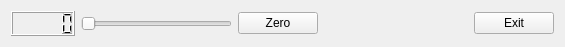
<?xml version="1.0" encoding="UTF-8"?>
<ui version="4.0">
 <class>Form</class>
 <widget class="QWidget" name="Form">
  <property name="geometry">
   <rect>
    <x>0</x>
    <y>0</y>
    <width>565</width>
    <height>47</height>
   </rect>
  </property>
  <property name="windowTitle">
   <string>Form</string>
  </property>
  <layout class="QHBoxLayout" name="horizontalLayout_2">
   <item>
    <widget class="LCDBase3" name="lcdNumber"/>
   </item>
   <item>
    <widget class="QSlider" name="horizontalSlider">
     <property name="orientation">
      <enum>Qt::Horizontal</enum>
     </property>
    </widget>
   </item>
   <item>
    <widget class="QPushButton" name="pushButton">
     <property name="text">
      <string>Zero</string>
     </property>
    </widget>
   </item>
   <item>
    <spacer name="horizontalSpacer">
     <property name="orientation">
      <enum>Qt::Horizontal</enum>
     </property>
     <property name="sizeHint" stdset="0">
      <size>
       <width>40</width>
       <height>20</height>
      </size>
     </property>
    </spacer>
   </item>
   <item>
    <widget class="QPushButton" name="pushButton_2">
     <property name="text">
      <string>Exit</string>
     </property>
    </widget>
   </item>
  </layout>
 </widget>
 <customwidgets>
  <customwidget>
   <class>LCDBase3</class>
   <extends>QLCDNumber</extends>
   <header>LCDBase3.h</header>
   <slots>
    <slot>reset()</slot>
   </slots>
  </customwidget>
 </customwidgets>
 <resources/>
 <connections>
  <connection>
   <sender>pushButton_2</sender>
   <signal>clicked()</signal>
   <receiver>Form</receiver>
   <slot>close()</slot>
   <hints>
    <hint type="sourcelabel">
     <x>471</x>
     <y>23</y>
    </hint>
    <hint type="destinationlabel">
     <x>441</x>
     <y>22</y>
    </hint>
   </hints>
  </connection>
  <connection>
   <sender>horizontalSlider</sender>
   <signal>sliderMoved(int)</signal>
   <receiver>lcdNumber</receiver>
   <slot>display(int)</slot>
   <hints>
    <hint type="sourcelabel">
     <x>115</x>
     <y>18</y>
    </hint>
    <hint type="destinationlabel">
     <x>46</x>
     <y>24</y>
    </hint>
   </hints>
  </connection>
  <connection>
   <sender>pushButton</sender>
   <signal>clicked()</signal>
   <receiver>lcdNumber</receiver>
   <slot>reset()</slot>
   <hints>
    <hint type="sourcelabel">
     <x>245</x>
     <y>15</y>
    </hint>
    <hint type="destinationlabel">
     <x>64</x>
     <y>18</y>
    </hint>
   </hints>
  </connection>
 </connections>
</ui>
